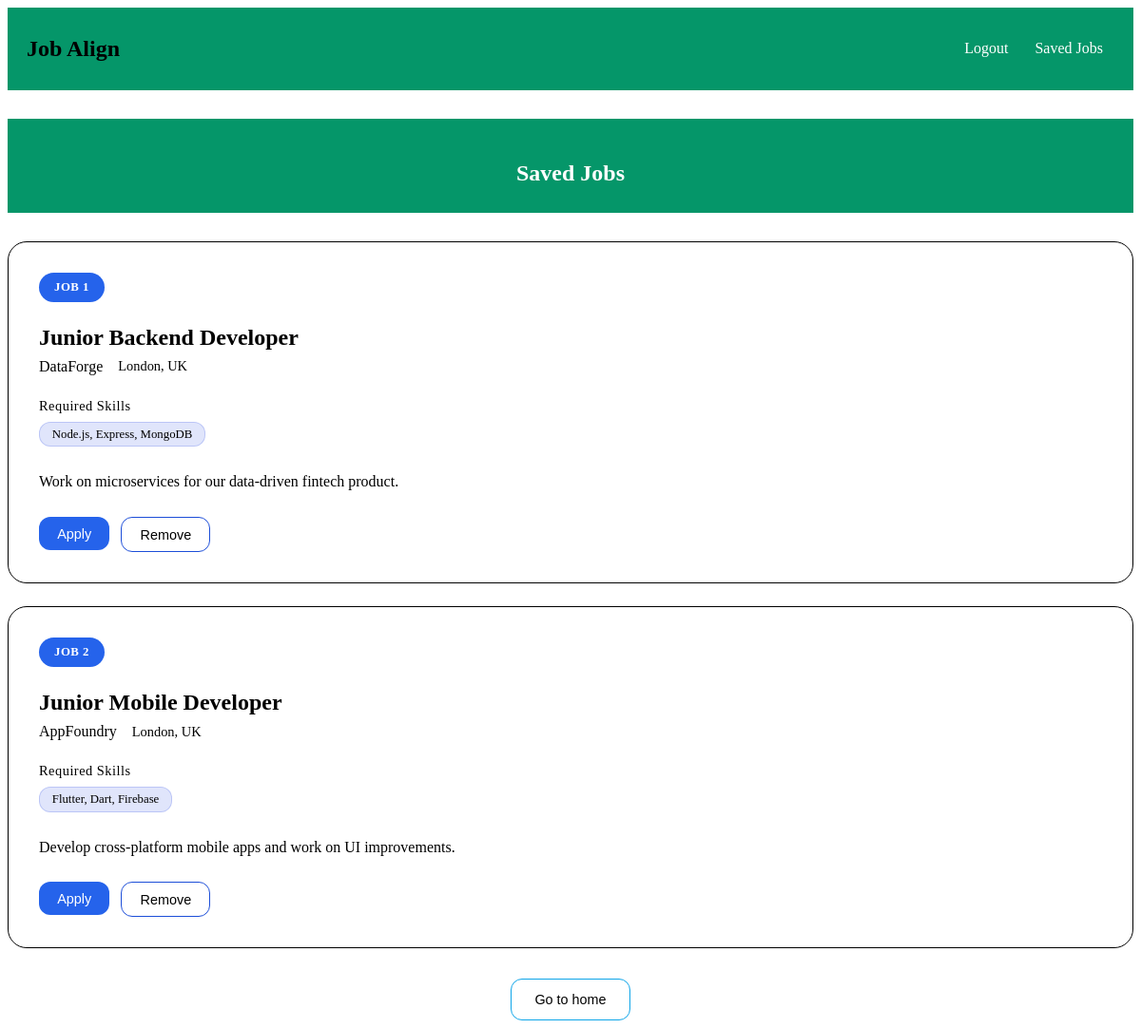
Screenshot of /search/saved_jobs (signed in) with the database file from the repository.
### models.py (models this page shows)
class Job(db.Model):
    id = db.Column(db.Integer, primary_key=True)
    job_title = db.Column(db.String(150), nullable=False)
    location = db.Column(db.String(150), nullable=False)
    company = db.Column(db.String(150), nullable=False)
    description = db.Column(db.Text)
    skills = db.Column(db.String(300))
    apply = db.Column(db.String(300))
    status = db.Column(db.String(150))

### search.py (the view)
@search.route('saved_jobs', methods=['GET', 'POST'])
@login_required
def display_save_jobs():
    user_id = current_user.id
    saved_jobs = SavedJob.query.filter_by(user_id=user_id).all()
    jobs = [Job.query.get(saved.job_id) for saved in saved_jobs]
    return render_template('saved_jobs.html', save_jobs=jobs)

### Templates/saved_jobs.html (shortened to what this page needs)
{% extends 'base.html' %}
{% block head %}
    <link rel="stylesheet" href="{{ url_for('static', filename='style2.css') }}">
{% endblock %}
{% block body %}
<div class="main-section results-section" id="resultsSection">
    <div class="results-header">
        <h2>Saved Jobs</h2>
    </div>
    <div class="jobs-grid" style="margin-top: 30px;">
        {% if save_jobs %}
            {% for job in save_jobs %}
                <div class="job-card">
                    <div class="job-header">
                        <span class="job-badge">Job {{ loop.index }}</span>
                    </div>
                    <div class="job-title">{{ job.job_title }}</div>
                    <div class="company-info">
                        <div class="company-name">{{ job.company }}</div>
                        <div class="location">{{ job.location }}</div>
                    </div>
                    <div class="skills-container">
                        <div class="skills-label">Required Skills</div>
                        <div class="skills-list">
                            <span class="skill-tag">{{ job.skills }}</span>
                        </div>
                    </div>
                    <div class="job-description">{{ job.description }}</div>
                    <div class="job-actions">
                        <form action='{{ job.apply }}' method='get'>
                            <button class="btn btn-primary" type='submit'>Apply</button>
                        </form>
                        <button class="btn btn-secondary" data_id="{{ job.id }}" action_needed = 'remove'>
                            Remove
                        </button>
                    </div>
                </div>
            {% endfor %}
        {%else%}
            <h3 class = 'nojobs'> You have no saved jobs browse to add!!</h3>
        {% endif %}
    </div>
    <form action="{{ url_for('index') }}">
        <div class="back-section">
            <button class="back-button" id="backBtn">Go to home</button>
        </div>
    </form>
</div>
{% endblock %}

### Templates/base.html (shortened to what this page needs)
<!DOCTYPE html>
<html lang="en">
<head>
    {% block head %}{% endblock %}
</head>
<body>
    <nav class="navbar">
        <a href = '/' class="title_header"><h1>Job Align</h1></a>
        <div class="collapse-navbar">
            <div class="navbar-nav">
            {% if current_user.is_authenticated %}
                <a class="signup" href="/logout">Logout</a>
                <a class="signup" href="/search/saved_jobs">Saved Jobs</a>
            {% else %}
                <a class="signup" href="/signup">Signup</a>
                <a class="signup" href="/login">Login</a>
            {% endif %}
            </div>
        </div>
    </nav>
    <div class="page-content">
    {% block body %}{% endblock %}
</body>
</html>

### static/style2.css (style rules this page uses)
:root { --primary-blue: #2563eb; --primary-blue-dark: #1d4ed8; --primary-blue-light: #3b82f6; --secondary-blue: #1e40af; --accent-blue: #0ea5e9; --light-blue: #eff6ff; --navy-blue: #1e3a8a; --gray-50: #f8fafc; --gray-100: #f1f5f9; --gray-200: #e2e8f0; --gray-300: #cbd5e1; --gray-400: #94a3b8; --gray-500: #64748b; --gray-600: #475569; --gray-700: #334155; --gray-800: #1e293b; --gray-900: #0f172a; --white: #ffffff; --success-green: #059669; --warning-orange: #d97706; --shadow-sm: 0 1px 2px 0 rgb(0 0 0 / 0.05); --shadow-md: 0 4px 6px -1px rgb(0 0 0 / 0.1), 0 2px 4px -2px rgb(0 0 0 / 0.1); --shadow-lg: 0 10px 15px -3px rgb(0 0 0 / 0.1), 0 4px 6px -4px rgb(0 0 0 / 0.1); --shadow-xl: 0 20px 25px -5px rgb(0 0 0 / 0.1), 0 8px 10px -6px rgb(0 0 0 / 0.1); }
.results-header { background: var(--success-green); padding: 1.5rem 3rem; text-align: center; margin-top: 30px; }
.results-header h2 { color: var(--white); font-size: 1.5rem; font-weight: 600; margin-bottom: 0.25rem; }
.jobs-grid { display: grid; gap: 1.5rem; margin-bottom: 2rem; }
.job-card { background: rgba(255, 255, 255, 0.08); backdrop-filter: blur(10px); border: 1px solid black; border-radius: 20px; padding: 2rem; transition: all 0.3s ease; position: relative; overflow: hidden; opacity: 1; }
.job-header { display: flex; justify-content: space-between; align-items: flex-start; margin-bottom: 1.5rem; }
.job-badge { background: var(--primary-blue); color: var(--white); padding: 0.5rem 1rem; border-radius: 20px; font-size: 0.8rem; font-weight: 600; text-transform: uppercase; letter-spacing: 0.5px; }
.job-title { font-size: 1.5rem; font-weight: 600; color: var(--text-secondary); margin-bottom: 0.5rem; }
.company-info { display: flex; align-items: center; gap: 1rem; margin-bottom: 1.5rem; }
.company-name { color: var(--text-primary); font-weight: 500; }
.location { color: var(--text-secondary); font-size: 0.9rem; }
.skills-container { margin-bottom: 1.5rem; }
.skills-label { color: var(--text-secondary); font-size: 0.9rem; margin-bottom: 0.5rem; letter-spacing: 0.5px; }
.skills-list { display: flex; flex-wrap: wrap; gap: 0.5rem; }
.skill-tag { background: rgba(102, 126, 234, 0.2); color: var(--text-primary); padding: 0.3rem 0.8rem; border-radius: 12px; font-size: 0.8rem; font-weight: 500; border: 1px solid rgba(102, 126, 234, 0.3); }
.job-description { color: var(--text-secondary); line-height: 1.6; margin-bottom: 1.5rem; }
.job-actions { display: flex; gap: 0.75rem; }
.btn { padding: 0.6rem 1.2rem; border-radius: 12px; font-size: 0.9rem; font-weight: 500; cursor: pointer; transition: all 0.3s ease; border: none; }
.btn-primary { background: var(--primary-blue); color: var(--white); }
.btn-secondary { background: rgba(255, 255, 255, 0.1); color: var(--text-primary); border: 1px solid var(--primary-blue-dark); }
.back-button { background: rgba(255, 255, 255, 0.1); color: var(--text-primary); border: 1px solid var(--accent-blue); padding: 0.8rem 1.5rem; border-radius: 12px; cursor: pointer; font-size: 0.9rem; font-weight: 500; transition: all 0.3s ease; margin-top: 2rem; display: block; margin-left: auto; margin-right: auto; }
.navbar { background-color: #059669; display: flex; justify-content: space-between; align-items: center; padding: 10px 20px; }
.signup { color: white; text-decoration: none; padding: 8px 12px; border-radius: 5px; transition: background-color 0.3s ease; }
a { text-decoration: none; color: inherit; }

### rows the page displays
Job: job_title "Junior Backend Developer", company "DataForge", location "London, UK", skills "Node.js, Express, MongoDB", description "Work on microservices for our data-driven fintech product."
Job: job_title "Junior Mobile Developer", company "AppFoundry", location "London, UK", skills "Flutter, Dart, Firebase", description "Develop cross-platform mobile apps and work on UI improvements."
